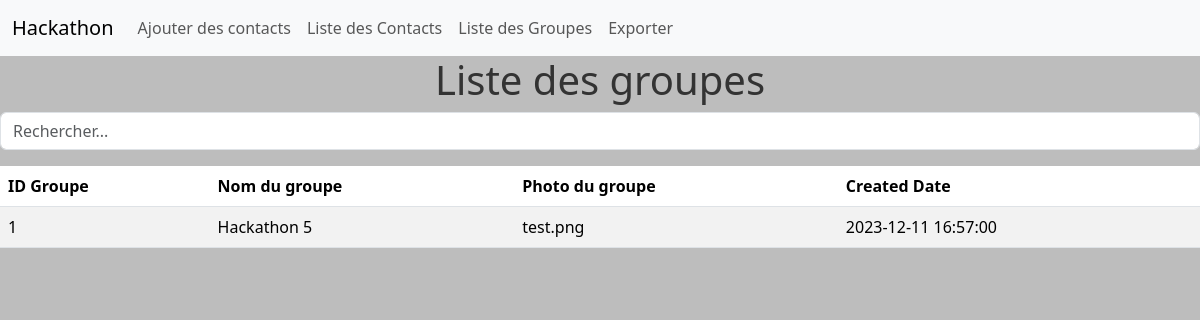
/groupes, run on the app's committed database.
### tables this page shows
CREATE TABLE Groupe (
    id_groupe     INTEGER PRIMARY KEY AUTOINCREMENT,
    nom_de_groupe VARCHAR(50) NOT NULL,
    photo_groupe  VARCHAR(250) NOT NULL,
    created_date  DATETIME NOT NULL
);

### main.py (the view)
@app.route("/groupes")
def liste_groupes():
    query = "SELECT * FROM Groupe"
    groupes = recup_bdd(query)
    return render_template('liste_groupes.html', groupes=groupes)

### function.py (called while the page is built)
def connect_db():
    return sqlite3.connect('hackathon_bdd.sqlite')

def recup_bdd(query: str, doOne: bool = False):
    connection = connect_db()
    cursor = connection.cursor()
    cursor.execute(query)
    if doOne:
        result = cursor.fetchone()
    else:
        result = cursor.fetchall()
    connection.close()
    return result

### templates/liste_groupes.html (shortened to what this page needs)
{% extends "layout/base.html" %}
{% block content %}
    {% include 'layout/navbar.html' %}
    <h1>Liste des groupes</h1>
    <div class="input-group mb-3">
        <input type="text" class="form-control" id="searchInput" placeholder="Rechercher...">
    </div>
    <table class="table table-striped" id="groupeTable">
        <thead>
            <tr>
                <th data-column="0">ID Groupe </th>
                <th data-column="1">Nom du groupe </th>
                <th data-column="2">Photo du groupe </th>
                <th data-column="3">Created Date </th>
            </tr>
        </thead>
        <tbody>
            {% for groupe in groupes %}
                <tr class="groupe-row">
                    <td>{{ groupe[0] }}</td>
                    <td>{{ groupe[1] }}</td>
                    <td>{{ groupe[2] }}</td>
                    <td>{{ groupe[3] }}</td>
                </tr>
            {% endfor %}
        </tbody>
    </table>
{% endblock %}

### static/styles.css (style rules this page uses)
body { background: #bdbdbd; font-family: 'Segoe UI', Tahoma, Geneva, Verdana, sans-serif; }
h1 { text-align: center; color: #333; }

### data on the page
Groupe: id_groupe "1", nom_de_groupe "Hackathon 5", photo_groupe "test.png", created_date "2023-12-11 16:57:00"
